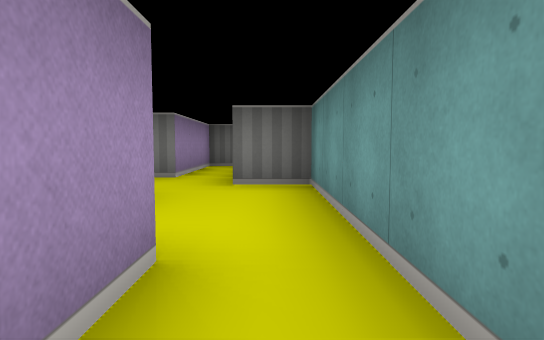
view 1 (above)

15 first-person views from a walk through a cub3D ray-caster map. The camera is about half as high as the walls, tilts 4° down and sees 75° across. The floor is counted in squares. Each view is taken from the middle of a square. On the plan, view 1 faces up. The plan holds only what a view shows up to about 9 squares ahead; the rest is blank.

view 2
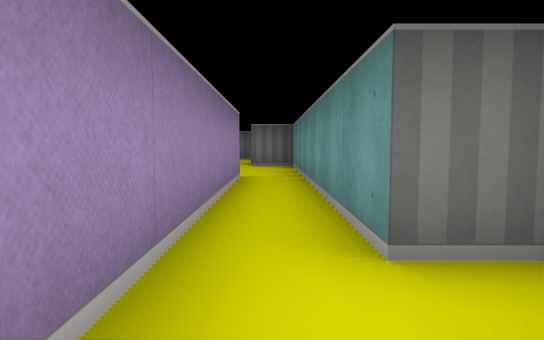

view 3
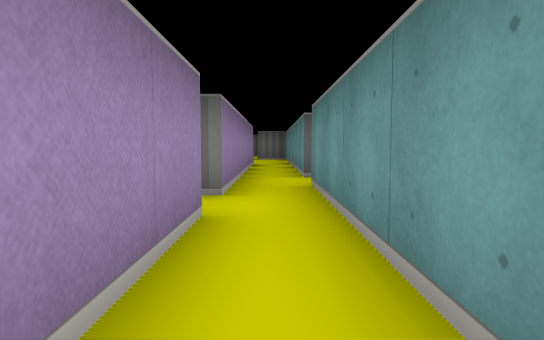

view 4
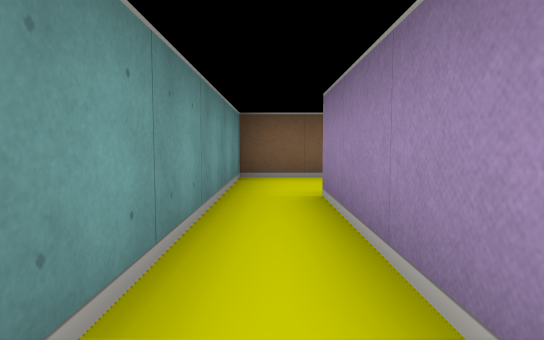

view 5
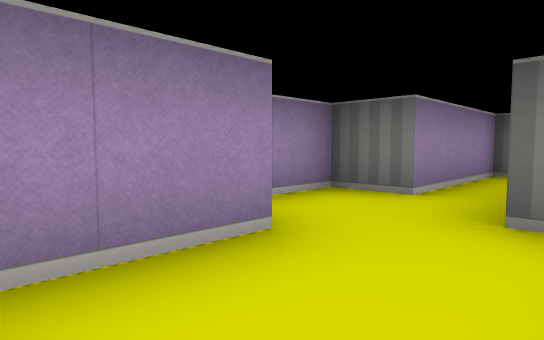

view 6
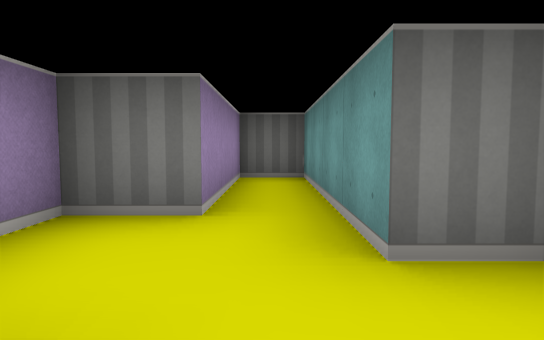

view 7
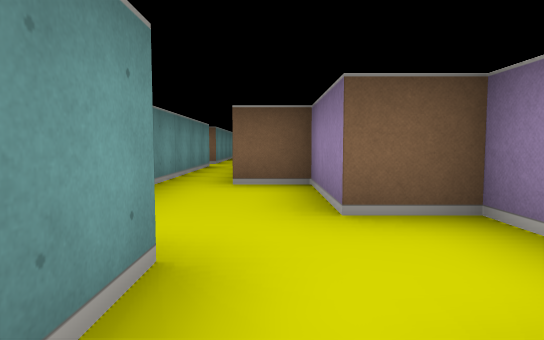

view 8
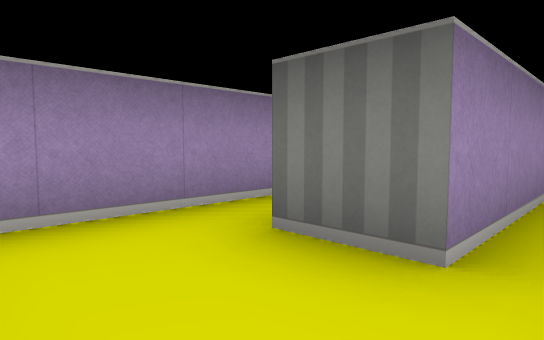

view 9
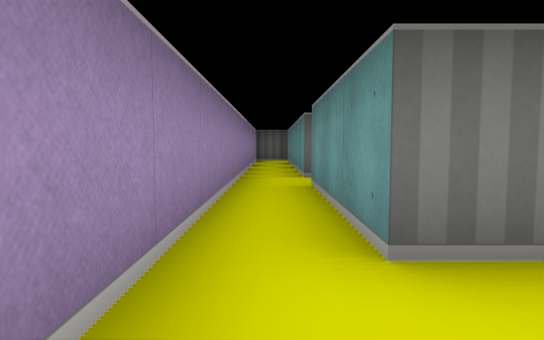

view 10
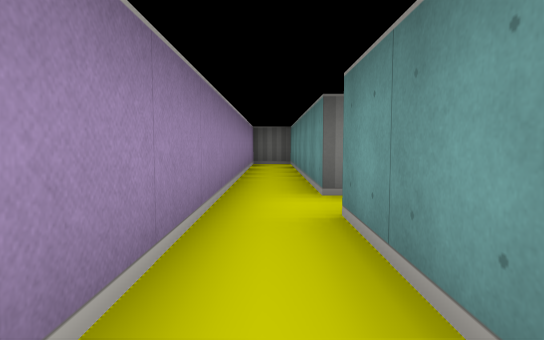

view 11
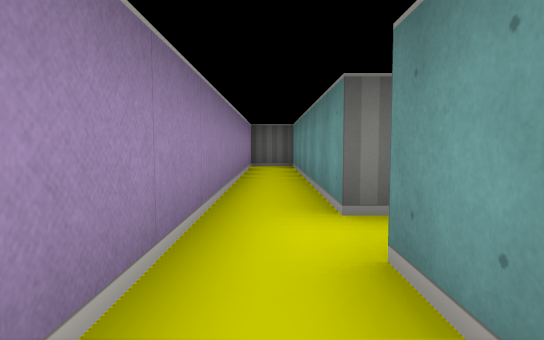

view 12
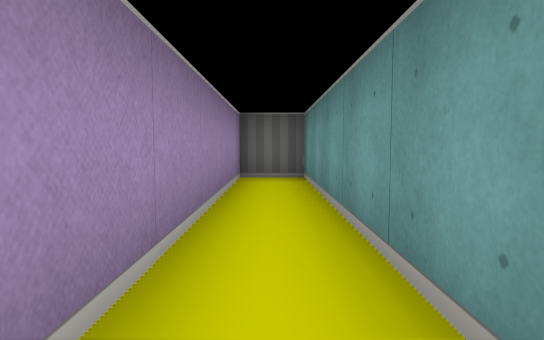

view 13
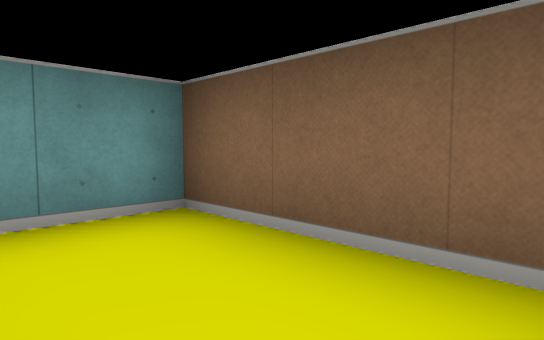

view 14
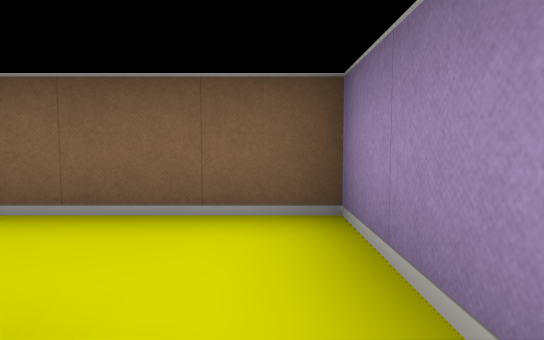

view 15
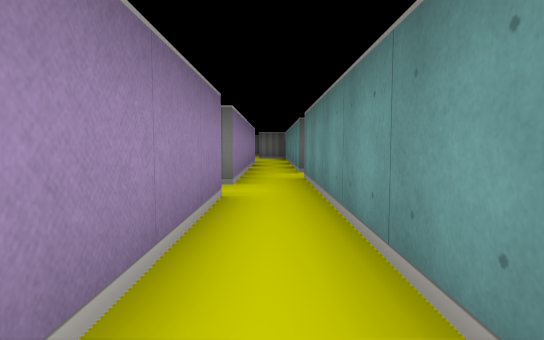

### Floor plan
Ten units are one square. View 1 is at (0, 0); x grows to the right and y downward. Boxes are objects, and circles mark ways between rooms. Rooms are numbered by the first view taken in them; rooms with no view inside come last. Other rooms are left out.
<svg viewBox="-30 -90 47 200">
<path fill="none" stroke="#000" d="M-5 55 -5 85M12 25 5 25 5 -25M-5 -15 -5 45M-5 105 5 105 5 35M-15 -25 -15 -15M5 -25 5 -45 -5 -45 -5 -85 -15 -85 -15 -55 -25 -55 -25 -35 -15 -35 -15 -25M-15 -15 -5 -15M-5 45 -15 45 -15 -15 -25 -15 -25 105 -5 105M-5 85 -15 85 -15 55"/>
<circle cx="0" cy="-30" r="3" fill="#2a7"/>
<circle cx="-10" cy="50" r="3" fill="#2a7"/>
<circle cx="-10" cy="95" r="3" fill="#2a7"/>
<text x="0" y="40">1</text>
<text x="-10" y="-50">2</text>
<text x="-20" y="50">3</text>
</svg>
Room 1 opens to room 2. Room 1 opens to room 3.

Where each view was taken, in squares from view 1:
view 1: 0 up, 0 right, facing up
view 2: 4 down, 0 right, facing up
view 3: 8 down, 0 right, facing up
view 4: 5 down, 0 right, facing down
view 5: 2 up, 0 right, facing up-left
view 6: 3 up, 1 left, facing up
view 7: 6 up, 1 left, facing down
view 8: 10 down, 0 right, facing up-left
view 9: 10 down, 2 left, facing up
view 10: 8 down, 2 left, facing up
view 11: 7 down, 2 left, facing up
view 12: 4 down, 2 left, facing up
view 13: 9 down, 2 left, facing down-right
view 14: 8 down, 2 left, facing down
view 15: 9 down, 0 right, facing up
